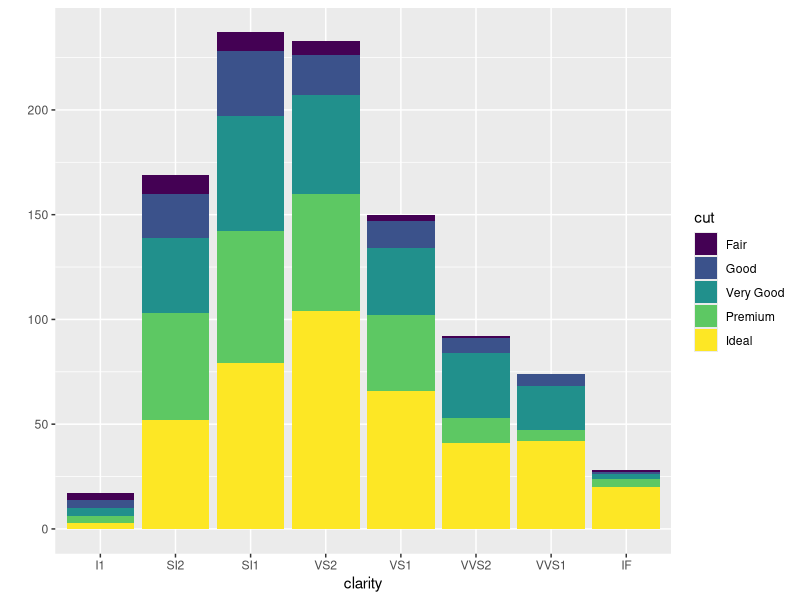
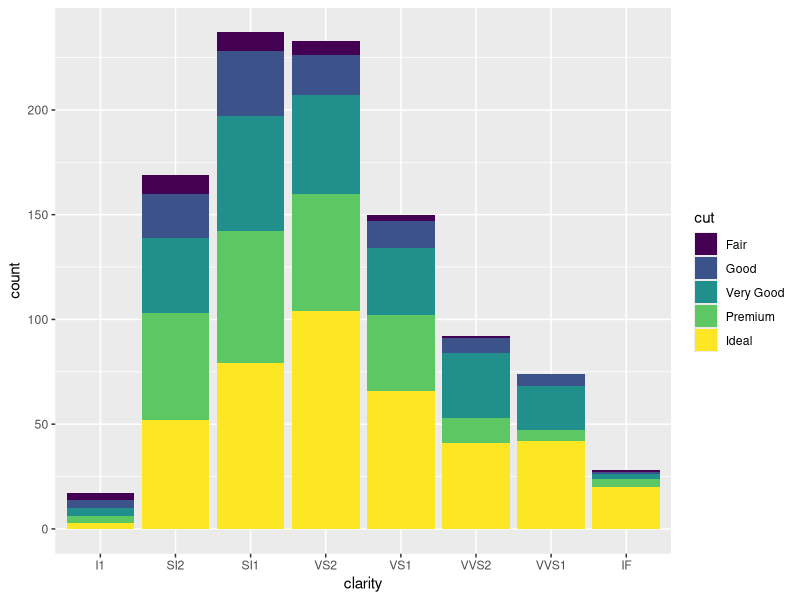
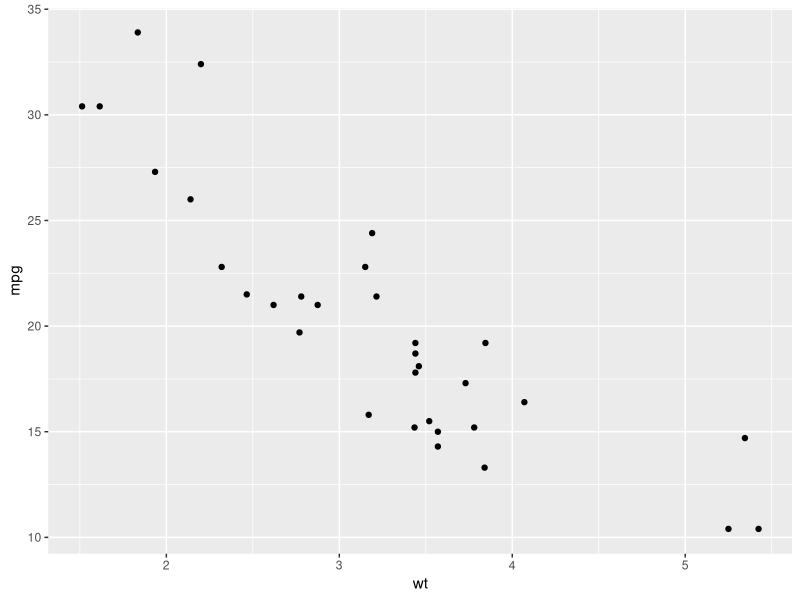
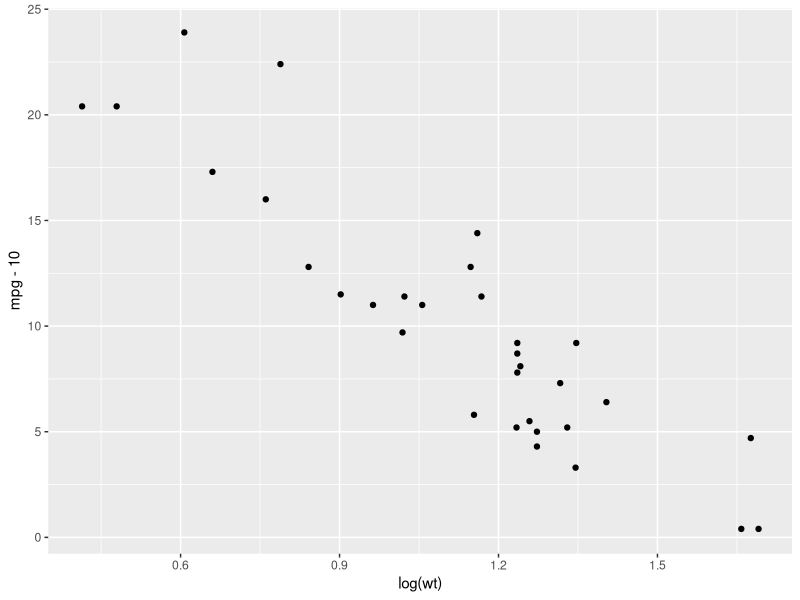
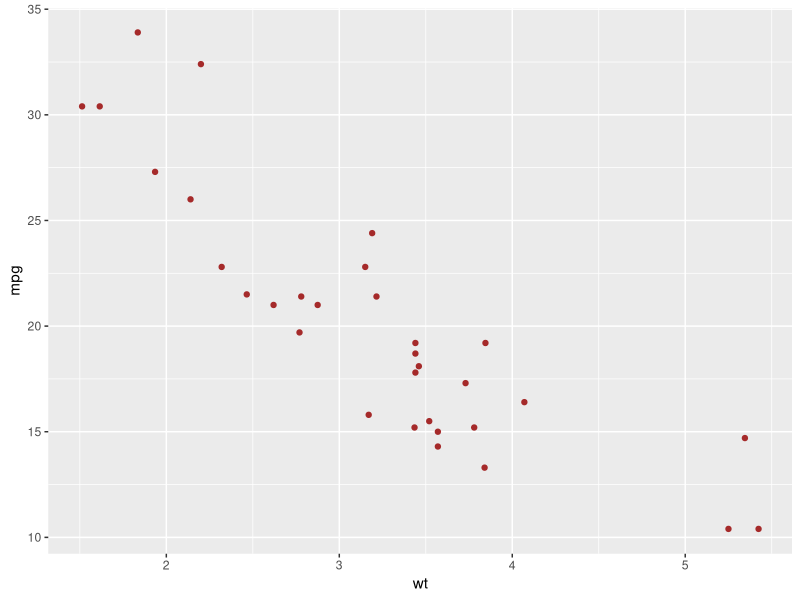
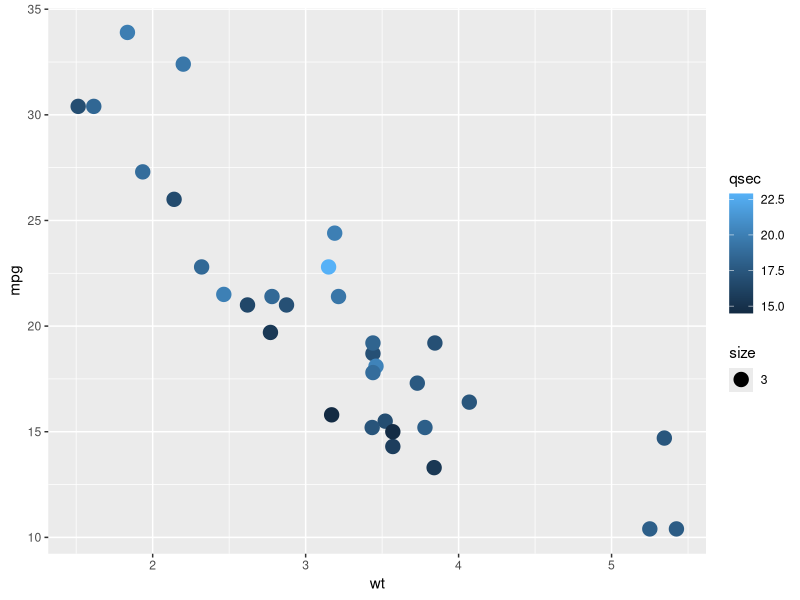
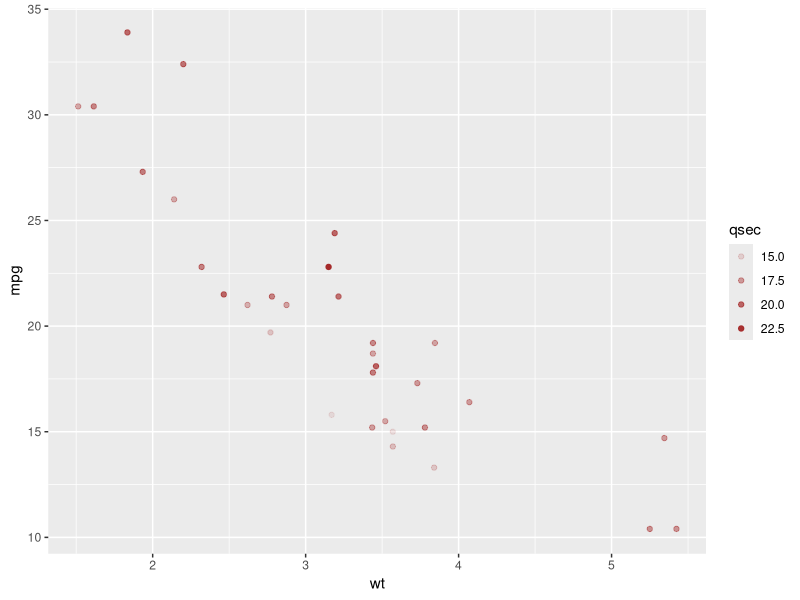
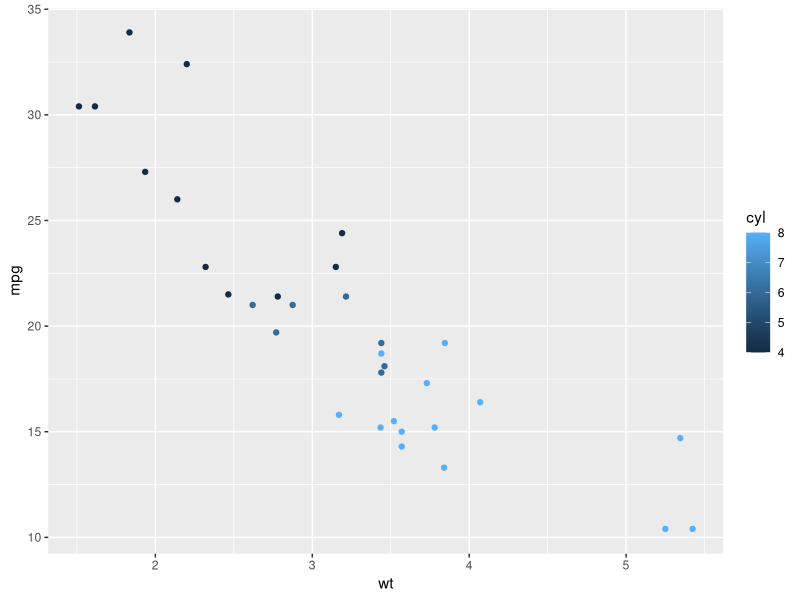

Generate these figures, in order, with R: (Note: this script raises an error after producing the figures.)
library(ggplot2)

###### data: diamonds, mtcars, iris
set.seed(42)
small <- diamonds[sample(nrow(diamonds),1000),]
head(small)


### qplot() vs ggplot()
### 
## qplot histogram
qplot(clarity, data=small, fill = cut, geom = "bar")
## ggplot histogram -> same output
ggplot(small, aes(clarity, fill=cut)) + geom_bar()

######################################################################
###### how to use qplot (quick plot)
## 如果你熟了 plot, 剩下要了解的就是 facets, geom, stat, position 參數


### scatterplot (自動判定)################
qplot(wt, mpg, data=mtcars)

### transform input data with functions
# (qplot accept transformed input data)
qplot(log(wt), mpg-10, data=mtcars)

# color trick
qplot(wt, mpg, data=mtcars, color=I('brown'))

# change size of points
qplot(wt, mpg, data=mtcars, color=qsec, size=3) 

# use alpha blending: 
# Alpha Blending 是指當有兩個 Pixel 在同一個位置時，且上方的 Pixel 為「透明的」(也就是其 alpha < 1)，如此一來，後方的 Pixel 就應該會「透出「來。 
qplot(wt, mpg, data=mtcars, alpha=qsec, color=I('brown'))


## continuous scale vs. discrete scale
head(mtcars)
qplot(wt, mpg, data=mtcars, color=cyl) 
levels(mtcars$cyl)
qplot(wt, mpg, data=mtcars, color=factor(cyl))


## 也許用 iris 來看更清楚 用顏色來區分物種
qplot(Sepal.Length, Sepal.Width, data=iris, color=Species, shape=Species) 
#再加上 shape=Species 呢？ 

# use different aesthetic mappings
qplot(Species, Sepal.Length, data=iris, geom="violin")  #boxplot
qplot(Species, Sepal.Length, data=iris,  geom=c("violin","jitter"), fill=Species)

# use facets 繪製分面版 y~x
# 若指定 y 變量 (y~.)  qplot() 會照指定變量分面，並將圖形沿著 y 軸排列。
# 若指定 x 變量 (.~x)  qplot() 會照指定變量分面，並將圖形沿著 x 軸排列。
# 同時指定 x 和 y 時， 就得到二維矩陣。
qplot(Sepal.Length, Sepal.Width, data=iris, geom=c("point","smooth"), 
      facets=Species~., color=Species)

qplot(mpg, wt, data=mtcars, facets=cyl~., geom=c("point", "smooth"))
qplot(mpg, wt, data=mtcars, facets=cyl~., geom=c("point", "smooth")) + coord_flip() 
qplot(wt, mpg, data=mtcars, facets=cyl~., geom=c("point", "smooth"))
qplot(mpg, wt, facets = vs~am, data = mtcars)

# save plot in variable (hint: data is saved in plot, changes in data do not change plot-data)
p.tmp <- qplot(factor(cyl), wt, data=mtcars, geom="boxplot")
p.tmp

# get information about plot
summary(p.tmp)

# # save plot (with data included)
# save(p.tmp, file="temp.rData")
# # save image of plot on disk (hint: svg device must be installed)
# ggsave(file="test.pdf")
# ggsave(file="test.jpeg", dpi=72)
# ggsave(file="test.svg", plot=p.tmp, width=10, height=5)



######## In-class exercise: playing with barchart and histogram

######## barplot ###########
qplot(factor(cyl), data=mtcars, geom="bar")

# flip plot by 90°
qplot(factor(cyl), data=mtcars, geom="bar") + 
  coord_flip()

# what's the difference between fill/color bars
qplot(factor(cyl), data=mtcars, geom="bar", fill=factor(cyl)) 
qplot(factor(cyl), data=mtcars, geom="bar", colour=factor(cyl))

# use different display of bars (stacked, dodged, identity)
head(diamonds)
qplot(clarity, data=diamonds, geom="bar", fill=cut, position="stack")
qplot(clarity, data=diamonds, geom="bar", fill=cut, position="dodge")
qplot(clarity, data=diamonds, geom="bar", fill=cut, position="fill")
qplot(clarity, data=diamonds, geom="bar", fill=cut, position="identity")


###### 直方圖 histogram ###########
qplot(carat, data=diamonds, geom="histogram")

# change binwidth
qplot(carat, data=diamonds, geom="histogram", binwidth=0.1) 
qplot(carat, data=diamonds, geom="histogram", binwidth=0.01)

# use geom to combine plots (hint: order of layers)
qplot(wt, mpg, data=mtcars, geom=c("point", "smooth"))
qplot(wt, mpg, data=mtcars, geom=c("smooth", "point"))
qplot(wt, mpg, data=mtcars, color=factor(cyl), geom=c("point", "smooth"))

# tweeking the smooth plot ("loess"-method: polynomial surface using local fitting)
qplot(wt, mpg, data=mtcars, geom=c("point", "smooth"))


